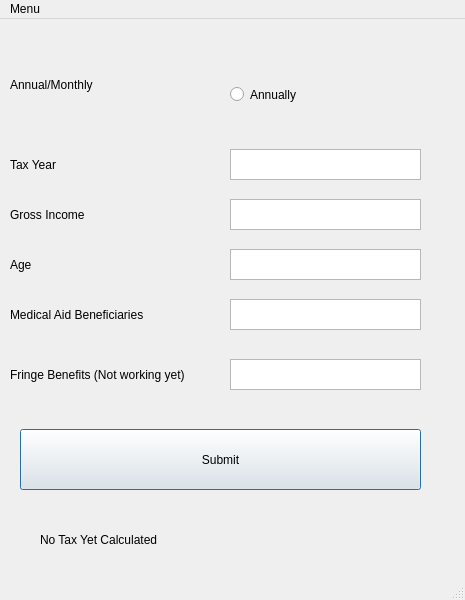
<?xml version="1.0" encoding="UTF-8"?>
<ui version="4.0">
 <author>Josh Nevin</author>
 <class>MainWindow</class>
 <widget class="QMainWindow" name="MainWindow">
  <property name="geometry">
   <rect>
    <x>0</x>
    <y>0</y>
    <width>465</width>
    <height>600</height>
   </rect>
  </property>
  <property name="windowTitle">
   <string>MainWindow</string>
  </property>
  <widget class="QWidget" name="centralwidget">
   <widget class="QLabel" name="label1">
    <property name="geometry">
     <rect>
      <x>10</x>
      <y>180</y>
      <width>201</width>
      <height>31</height>
     </rect>
    </property>
    <property name="text">
     <string>Gross Income</string>
    </property>
   </widget>
   <widget class="QLabel" name="label_2">
    <property name="geometry">
     <rect>
      <x>10</x>
      <y>130</y>
      <width>201</width>
      <height>31</height>
     </rect>
    </property>
    <property name="text">
     <string>Tax Year</string>
    </property>
   </widget>
   <widget class="QLabel" name="label_3">
    <property name="geometry">
     <rect>
      <x>10</x>
      <y>230</y>
      <width>201</width>
      <height>31</height>
     </rect>
    </property>
    <property name="text">
     <string>Age</string>
    </property>
   </widget>
   <widget class="QLabel" name="label_4">
    <property name="geometry">
     <rect>
      <x>10</x>
      <y>280</y>
      <width>201</width>
      <height>31</height>
     </rect>
    </property>
    <property name="text">
     <string>Medical Aid Beneficiaries</string>
    </property>
   </widget>
   <widget class="QLabel" name="label_5">
    <property name="geometry">
     <rect>
      <x>10</x>
      <y>340</y>
      <width>201</width>
      <height>31</height>
     </rect>
    </property>
    <property name="text">
     <string>Fringe Benefits (Not working yet)</string>
    </property>
   </widget>
   <widget class="QTextEdit" name="yeartext">
    <property name="geometry">
     <rect>
      <x>230</x>
      <y>130</y>
      <width>191</width>
      <height>31</height>
     </rect>
    </property>
   </widget>
   <widget class="QTextEdit" name="incometext">
    <property name="geometry">
     <rect>
      <x>230</x>
      <y>180</y>
      <width>191</width>
      <height>31</height>
     </rect>
    </property>
   </widget>
   <widget class="QTextEdit" name="agetext">
    <property name="geometry">
     <rect>
      <x>230</x>
      <y>230</y>
      <width>191</width>
      <height>31</height>
     </rect>
    </property>
   </widget>
   <widget class="QTextEdit" name="medaidtext">
    <property name="geometry">
     <rect>
      <x>230</x>
      <y>280</y>
      <width>191</width>
      <height>31</height>
     </rect>
    </property>
   </widget>
   <widget class="QTextEdit" name="textEdit_5">
    <property name="geometry">
     <rect>
      <x>230</x>
      <y>340</y>
      <width>191</width>
      <height>31</height>
     </rect>
    </property>
   </widget>
   <widget class="QPushButton" name="pushButton">
    <property name="geometry">
     <rect>
      <x>20</x>
      <y>410</y>
      <width>401</width>
      <height>61</height>
     </rect>
    </property>
    <property name="text">
     <string>Submit</string>
    </property>
    <property name="checkable">
     <bool>false</bool>
    </property>
    <property name="checked">
     <bool>false</bool>
    </property>
    <property name="autoDefault">
     <bool>false</bool>
    </property>
    <property name="default">
     <bool>true</bool>
    </property>
    <property name="flat">
     <bool>false</bool>
    </property>
   </widget>
   <widget class="QLabel" name="label_6">
    <property name="geometry">
     <rect>
      <x>40</x>
      <y>500</y>
      <width>381</width>
      <height>41</height>
     </rect>
    </property>
    <property name="text">
     <string>No Tax Yet Calculated</string>
    </property>
   </widget>
   <widget class="QRadioButton" name="radioButton">
    <property name="geometry">
     <rect>
      <x>230</x>
      <y>60</y>
      <width>181</width>
      <height>31</height>
     </rect>
    </property>
    <property name="text">
     <string>Annually</string>
    </property>
   </widget>
   <widget class="QLabel" name="label_7">
    <property name="geometry">
     <rect>
      <x>10</x>
      <y>50</y>
      <width>201</width>
      <height>31</height>
     </rect>
    </property>
    <property name="text">
     <string>Annual/Monthly</string>
    </property>
   </widget>
   <zorder>label1</zorder>
   <zorder>label_2</zorder>
   <zorder>label_3</zorder>
   <zorder>label_4</zorder>
   <zorder>label_5</zorder>
   <zorder>yeartext</zorder>
   <zorder>incometext</zorder>
   <zorder>agetext</zorder>
   <zorder>medaidtext</zorder>
   <zorder>textEdit_5</zorder>
   <zorder>label_6</zorder>
   <zorder>radioButton</zorder>
   <zorder>label_7</zorder>
   <zorder>pushButton</zorder>
  </widget>
  <widget class="QMenuBar" name="menubar">
   <property name="geometry">
    <rect>
     <x>0</x>
     <y>0</y>
     <width>465</width>
     <height>21</height>
    </rect>
   </property>
   <widget class="QMenu" name="menuMenu">
    <property name="title">
     <string>Menu</string>
    </property>
    <addaction name="actionI"/>
    <addaction name="actionWill"/>
    <addaction name="actionAdd"/>
    <addaction name="actionA"/>
    <addaction name="actionMenu"/>
    <addaction name="actionIn"/>
    <addaction name="actionFuture"/>
   </widget>
   <addaction name="menuMenu"/>
  </widget>
  <widget class="QStatusBar" name="statusbar"/>
  <action name="actionI">
   <property name="text">
    <string>I</string>
   </property>
  </action>
  <action name="actionWill">
   <property name="text">
    <string>Will</string>
   </property>
  </action>
  <action name="actionAdd">
   <property name="text">
    <string>Add</string>
   </property>
  </action>
  <action name="actionA">
   <property name="text">
    <string>A</string>
   </property>
  </action>
  <action name="actionMenu">
   <property name="text">
    <string>Menu</string>
   </property>
  </action>
  <action name="actionIn">
   <property name="text">
    <string>In</string>
   </property>
  </action>
  <action name="actionFuture">
   <property name="text">
    <string>Future</string>
   </property>
  </action>
 </widget>
 <resources/>
 <connections>
  <connection>
   <sender>pushButton</sender>
   <signal>clicked()</signal>
   <receiver>label_6</receiver>
   <slot>update()</slot>
   <hints>
    <hint type="sourcelabel">
     <x>277</x>
     <y>467</y>
    </hint>
    <hint type="destinationlabel">
     <x>218</x>
     <y>539</y>
    </hint>
   </hints>
  </connection>
 </connections>
</ui>
